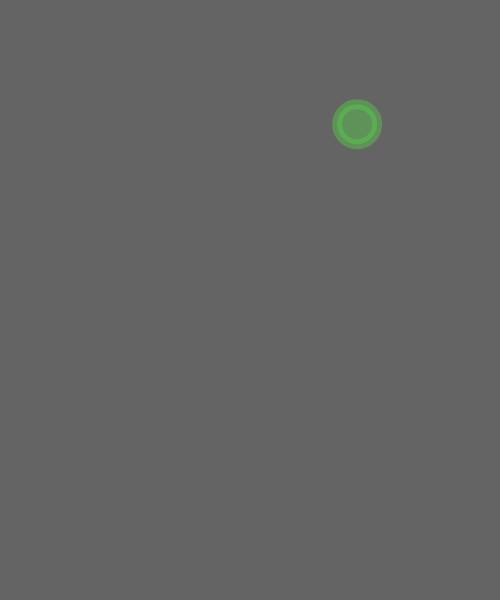
Frame 1 (no input)
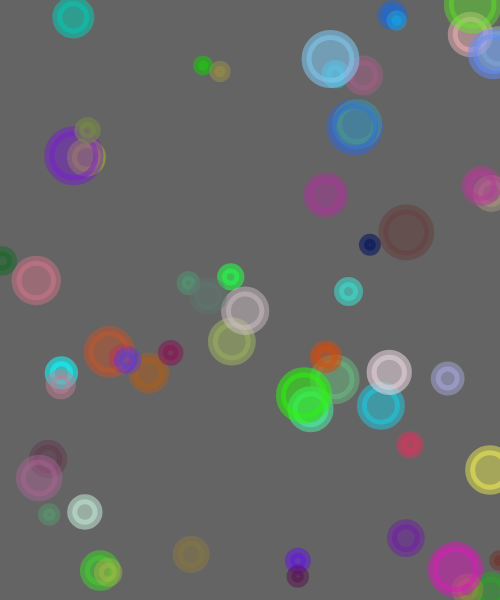
Frame 60 (no input)
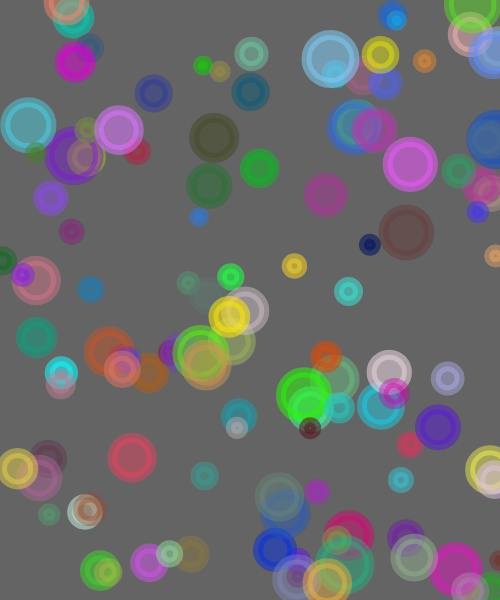
Frame 120 (the mouse pressed at the canvas centre since frame 60)

The p5.js sketch that drew these frames (run headless with seeded random() and noise() and a simulated clock; from frame 60 on, the mouse is pressed at the canvas centre):

// p5.js sketch
// ── sketch.js
var x, y;

function setup() {
	createCanvas(500, 600);
	background(100);

	// line(x1, y1, x2, y2);
	noStroke();
	// fill(255); ----> w / rayScale color
}


function draw() {
	// background(100);
	
	x = random (0, width);
	y = random (0, height);

	var dia = random(10, 50)
	
	var r = random(0, 255);
	var g = random(0, 255);
	var b = random(0, 255);

	var a = random(100, 150);

	stroke(r, g, b, a);
	fill(r, g, b, a); // r, g, b
	strokeWeight(10);
	ellipse(x, y, dia, dia);
	// ellipse(random(100, 300), random(100, 300), width/2, height/2);
	// ellipse(frameCount, frameCount, 100, 100);

	//print( frameCount );
}
